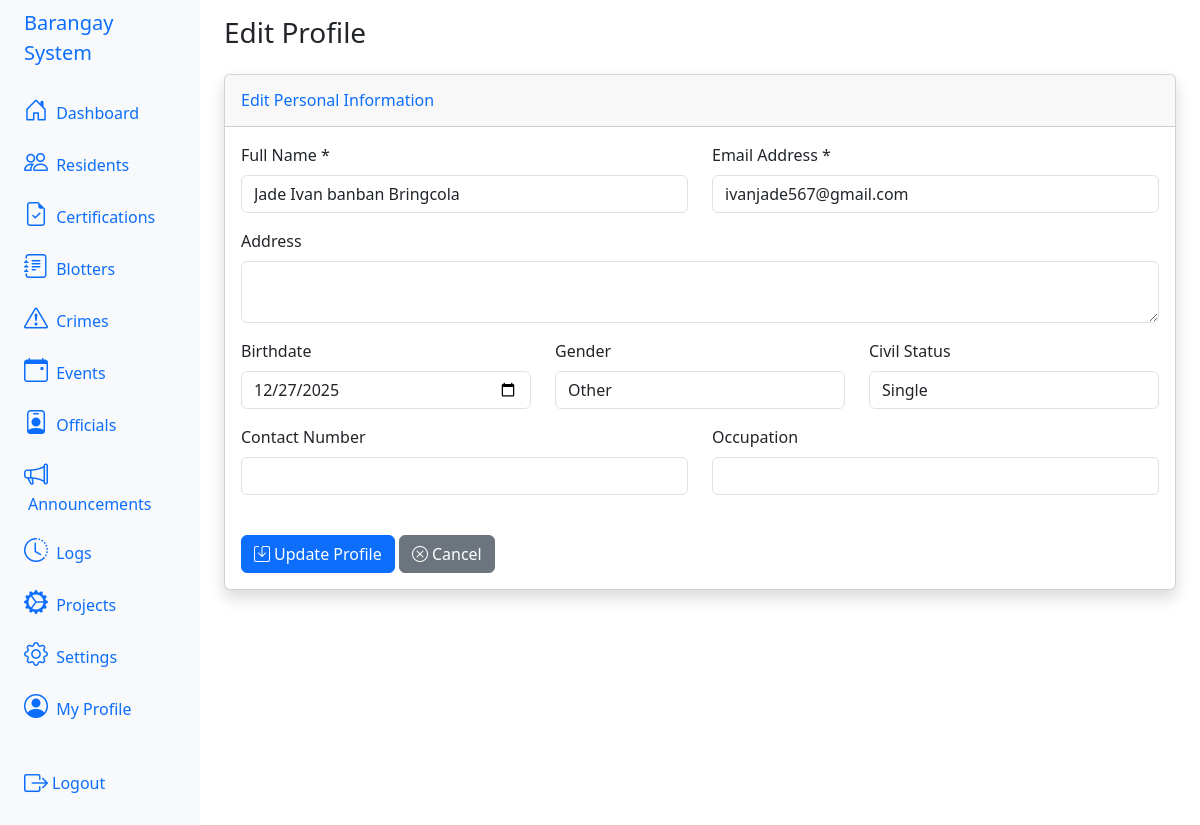
Screenshot of /index.php?action=profile&sub=edit (signed in) with the database file from the repository.
### tables this page shows
CREATE TABLE IF NOT EXISTS `tbl_residents` (
  `id` int NOT NULL AUTO_INCREMENT,
  `user_id` int DEFAULT NULL,
  `full_name` varchar(255) NOT NULL,
  `address` text NOT NULL,
  `birthdate` date NOT NULL,
  `gender` enum('male','female','other') NOT NULL,
  `contact_number` varchar(50) DEFAULT NULL,
  `occupation` varchar(255) DEFAULT NULL,
  `civil_status` enum('single','married','widowed','divorced') NOT NULL,
  `created_at` timestamp NULL DEFAULT CURRENT_TIMESTAMP,
  `updated_at` timestamp NULL DEFAULT CURRENT_TIMESTAMP ON UPDATE CURRENT_TIMESTAMP,
  PRIMARY KEY (`id`),
  KEY `user_id` (`user_id`),
  CONSTRAINT `tbl_residents_ibfk_1` FOREIGN KEY (`user_id`) REFERENCES `tbl_users` (`id`) ON DELETE SET NULL
);

CREATE TABLE IF NOT EXISTS `tbl_users` (
  `id` int NOT NULL AUTO_INCREMENT,
  `full_name` varchar(255) NOT NULL,
  `email` varchar(255) NOT NULL,
  `password` varchar(255) NOT NULL,
  `role` enum('resident','staff','admin') NOT NULL,
  `created_at` timestamp NULL DEFAULT CURRENT_TIMESTAMP,
  PRIMARY KEY (`id`),
  UNIQUE KEY `email` (`email`)
);

### app/views/profile/edit_profile.php (the view, shortened to what this page needs)
<?php
$old = $_SESSION['old'] ?? $profile ?? [];
?>
<div class="container-fluid">
  <h1 class="h3 mb-4 text-gray-800">Edit Profile</h1>
  <div class="card shadow">
    <div class="card-header py-3">
      <h6 class="m-0 font-weight-bold text-primary">Edit Personal Information</h6>
    </div>
    <div class="card-body">
      <form action="index.php?action=profile&sub=update" method="POST">
        <div class="row">
          <div class="col-md-6 mb-3">
            <label for="full_name" class="form-label">Full Name *</label>
            <input type="text" class="form-control" id="full_name" name="full_name"
                   value="<?php echo htmlspecialchars($old['full_name'] ?? ''); ?>" required>
          </div>
          <div class="col-md-6 mb-3">
            <label for="email" class="form-label">Email Address *</label>
            <input type="email" class="form-control" id="email" name="email"
                   value="<?php echo htmlspecialchars($old['email'] ?? ''); ?>" required>
          </div>
        </div>
        <div class="mb-3">
          <label for="address" class="form-label">Address</label>
          <textarea class="form-control" id="address" name="address" rows="2"><?php echo htmlspecialchars($old['address'] ?? ''); ?></textarea>
        </div>
        <div class="row">
          <div class="col-md-4 mb-3">
            <label for="birthdate" class="form-label">Birthdate</label>
            <input type="date" class="form-control" id="birthdate" name="birthdate"
                   value="<?php echo htmlspecialchars($old['birthdate'] ?? ''); ?>">
          </div>
          <div class="col-md-4 mb-3">
            <label for="gender" class="form-label">Gender</label>
            <select class="form-control" id="gender" name="gender">
              <option value="other" <?php echo ($old['gender'] ?? '') == 'other' ? 'selected' : ''; ?>>Other</option>
            </select>
          </div>
          <div class="col-md-4 mb-3">
            <label for="civil_status" class="form-label">Civil Status</label>
            <select class="form-control" id="civil_status" name="civil_status">
              <option value="single" <?php echo ($old['civil_status'] ?? '') == 'single' ? 'selected' : ''; ?>>Single</option>
            </select>
          </div>
        </div>
        <div class="row">
          <div class="col-md-6 mb-3">
            <label for="contact_number" class="form-label">Contact Number</label>
            <input type="text" class="form-control" id="contact_number" name="contact_number"
                   value="<?php echo htmlspecialchars($old['contact_number'] ?? ''); ?>">
          </div>
          <div class="col-md-6 mb-3">
            <label for="occupation" class="form-label">Occupation</label>
            <input type="text" class="form-control" id="occupation" name="occupation"
                   value="<?php echo htmlspecialchars($old['occupation'] ?? ''); ?>">
          </div>
        </div>
        <div class="mt-4">
          <button type="submit" class="btn btn-primary">
            <i class="bi bi-save me-1"></i>Update Profile
          </button>
          <a href="index.php?action=profile" class="btn btn-secondary">
            <i class="bi bi-x-circle me-1"></i>Cancel
          </a>
        </div>
      </form>
    </div>
  </div>
</div>

### rows the page displays
tbl_residents: full_name "Jade Ivan banban Bringcola", email "ivanjade567@gmail.com", birthdate "12/27/2025", gender "Other", civil_status "Single"
